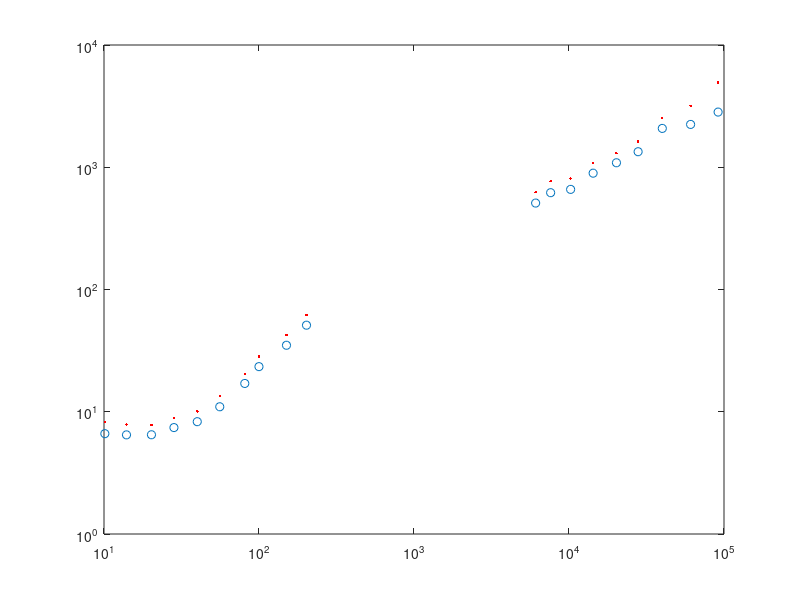

MATLAB code to generate this figure: (Note: this script raises an error after producing the figure.)
function filename = loadFieldDataRenner(varargin)
%{
Saves in a file these things:
    forwardModel: Function handle of the forward model
    data: a structure containing data and related information
        x: values of electrode spacings, size numMeasurements, log-spaced
            from minDist to maxDist, in meters.
        lambda: a 2D array based on x, see makeLambda and calculateRho1D
        fx: the measurements with NO noise
        y: the measurements WITH noise
        Cd: covariance matrix, which in our case is
Then outputs a filename which can easily be fed into the inversion script,
which is the next step of the process.
%}

%% 0 Preliminary stuff ignore this section
addpath(genpath(fileparts(mfilename('fullpath'))))
%adds subfolders so you can use the scripts in them
defaultNoise = 1.0;
defaultSubStruct = 'Constable1984_Renner';

p = inputParser;
validScalarPosNum = @(x) isnumeric(x) && isscalar(x) && (x>=0);
addOptional(p,'noise',defaultNoise,validScalarPosNum);
addParameter(p,'subStructChoice',defaultSubStruct,@ischar);
parse(p,varargin{:});

%% 1 User Set Options Here:

filterSize = 11;
%Choice of filter size for the forward model. Choices are 7,11,19. Based on
%Guptasarma 1982. This effects both which script is used for the forward
%model as well as the size of the lambda matrices, so it is an accuracy vs.
%computational expense tradeoff.

data.subStructChoice = 'Constable1984_Renner'; 
%see subStructGen for choices

% minDist = 0.1; maxDist = 1000; %in meters
%numMeasurements = 21; %how many measurements
% data.x = logspace(log10(minDist),log10(maxDist),numMeasurements);
% array of electrode spacings

data.noiseCoef = 1.0; %How "noisy" are the measurements.


%% Digitized data from Constable paper
% digitization was done with web plot digitizer.

% This is a 1-sigma standard deviation.
error_bar = [10.131384002971298, 8.23443115885666
14.144866165713562, 7.857929039012548
20.24396481119087, 7.777796778179991
28.272693327019812, 8.904672537539831
40.473215678047694, 10.073107632971464
55.846095158455526, 13.503255184158245
80.98209114229194, 20.443313299857543
101.22527627690566, 28.4064648320283
150.4575778484298, 42.49268347230918
202.56614513745888, 62.00686067997087
6093.604993572734, 626.2086253319778
7615.175569638835, 770.6556653769237
10246.556557335902, 810.2697195608571
14314.369395778906, 1086.257825836283
20241.875620838753, 1305.6068454286926
27583.543543943226, 1627.1379173244823
40000.470973162955, 2523.9578034523297
60925.12797621269, 3185.820268804728
92829.97002504185, 4943.018425342695
];

apparent_resistivity_data = [10.12742243056727, 6.618039705423816
13.966213791244554, 6.470241253607495
20.237368102557017, 6.482906070623123
28.263480372842473, 7.422173309089261
39.96203119609014, 8.294225645879676
55.825471164753864, 10.985167865085513
80.95570227702724, 17.039797217009504
99.94678160956249, 23.389964418466732
150.40528168845438, 34.99087787630361
202.49573704181398, 51.05995461453317
6091.354621892286, 509.4332273233291
7612.197884716454, 619.3785210273652
10242.772498355554, 659.1706047156835
14309.393996316985, 894.4861049028713
20235.27959298953, 1088.2421829048337
27916.96852862111, 1339.9646903523553
39986.56757887064, 2078.369546208952
60886.75116641176, 2240.371317573986
91597.78429448836, 2827.6840136107853
    ];

figure()
plot(apparent_resistivity_data(:,1),apparent_resistivity_data(:,2),'o')
hold on
plot(apparent_resistivity_data(:,1),error_bar(:,2),'r.')
set(gca,'XScale','log','YScale','log')

relative_error = (error_bar(:,2)-apparent_resistivity_data(:,2))./apparent_resistivity_data(:,2);
% note - all but the last TWO data points are close to 20% relative error.
% The paper states that the relative error is at least 20% and this appears
% to be the value adopted for most of the data.
relative_error(1:end-2) = 0.2;
data.relative_error = relative_error;
%% 2 Calculated Stuff:

switch filterSize
    case 7
        forwardModel = @(a,b,c) calculateRho1D07(a,b,c);
    case 11
        forwardModel = @(a,b,c) calculateRho1D11(a,b,c);
    case 19
        forwardModel = @(a,b,c) calculateRho1D19(a,b,c);
end %anything else is an invalid choice

% [trueDepths,trueRhos] = subStructGen(data.subStructChoice);
data.x = apparent_resistivity_data(:,1)';
data.lambda = makeLambda(data.x,filterSize); %lambda matrix for calculateRho1D
% data.fx = forwardModel(trueDepths,trueRhos,data.lambda); %'true' output
data.fx = apparent_resistivity_data(:,2);
data.y = apparent_resistivity_data(:,2);

rng(1); %re-seed random number generator for consistent noise pattern.
% noiseVector = data.noiseCoef.*data.fx.*randn(length(data.fx),1);
%noise is added, Gaussian with mean 0 and std dev = noiseCoef*f(x)

data.Cd = diag( (relative_error .* apparent_resistivity_data(:,2)).^2 );

%% 3 Save
filename = ['Data_', data.subStructChoice, '_',...
    num2str(data.noiseCoef), '_', date, '.mat'];
save(filename,'data','forwardModel');
end